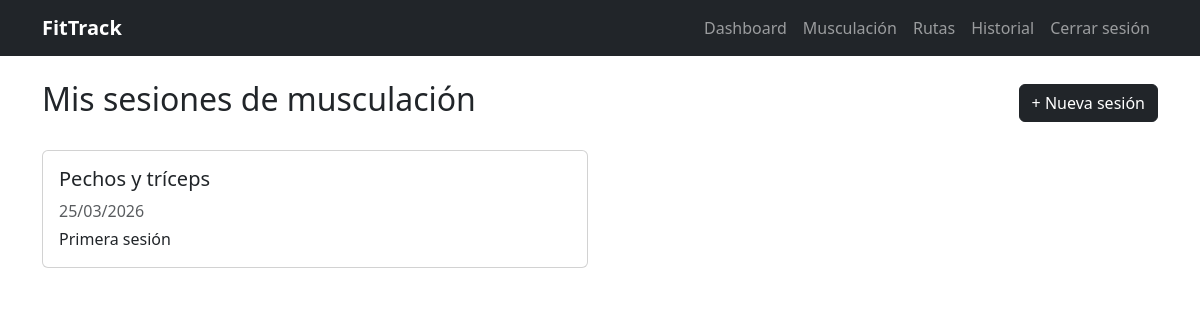
The page /musculacion/ (signed in) on the database as committed earlier.
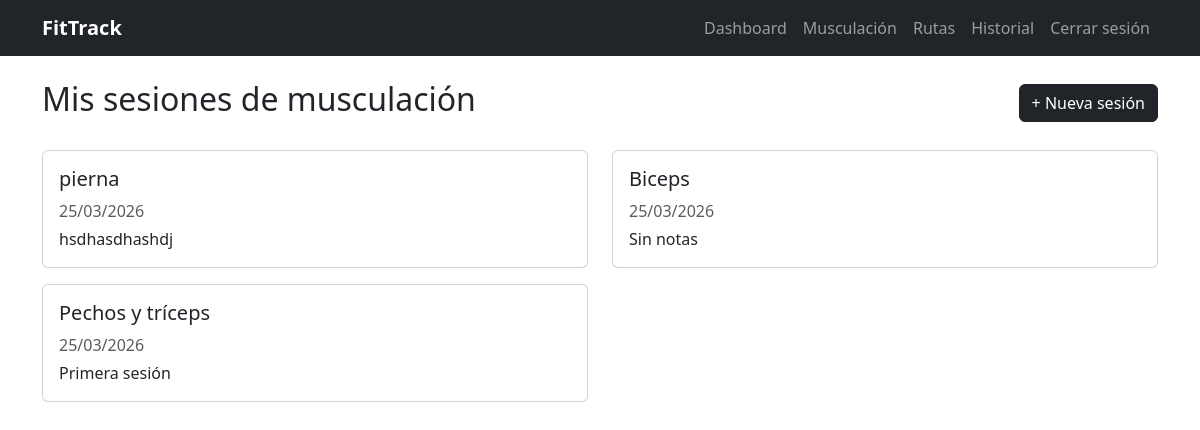
The same page on the database as committed later.
### app/models.py (models this page shows)
class SesionMusculacion(db.Model):
    __tablename__ = 'sesiones_musculacion'
    id = db.Column(db.Integer, primary_key=True)
    usuario_id = db.Column(db.Integer, db.ForeignKey('usuarios.id'), nullable=False)
    fecha = db.Column(db.DateTime, default=datetime.utcnow)
    nombre = db.Column(db.String(100), nullable=False)
    notas = db.Column(db.Text)
    ejercicios = db.relationship('Ejercicio', backref='sesion', lazy=True)

### app/blueprints/musculacion.py (the view)
@musculacion_bp.route('/')
@login_required
def index():
    sesiones = SesionMusculacion.query.filter_by(
        usuario_id=current_user.id
    ).order_by(SesionMusculacion.fecha.desc()).all()
    return render_template('musculacion.html', sesiones=sesiones)

### app/models.py (called while the page is built)
@login_manager.user_loader
def load_user(user_id):
    return Usuario.query.get(int(user_id))

### app/templates/musculacion.html
{% extends 'base.html' %}
{% block content %}
<div class="row">
    <div class="col-12 d-flex justify-content-between align-items-center">
        <h2>Mis sesiones de musculación</h2>
        <a href="{{ url_for('musculacion.nueva_sesion') }}" class="btn btn-dark">+ Nueva sesión</a>
    </div>
</div>
<div class="row mt-4">
    {% if sesiones %}
        {% for sesion in sesiones %}
        <div class="col-md-6 mb-3">
            <div class="card p-3">
                <h5>{{ sesion.nombre }}</h5>
                <p class="text-muted mb-1">{{ sesion.fecha.strftime('%d/%m/%Y') }}</p>
                <p class="mb-0">{{ sesion.notas or 'Sin notas' }}</p>
            </div>
        </div>
        {% endfor %}
    {% else %}
        <div class="col-12">
            <p class="text-muted">No tienes sesiones registradas todavía.</p>
        </div>
    {% endif %}
</div>
{% endblock %}

Rows that differ between the two databases and show on the page:
added SesionMusculacion: nombre "pierna", fecha "25/03/2026", notas "hsdhasdhashdj"
added SesionMusculacion: nombre "Biceps", fecha "25/03/2026", notas "Sin notas"
